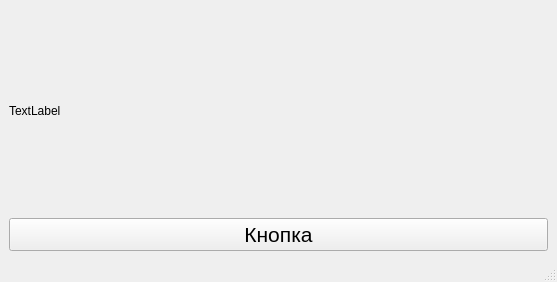
<?xml version="1.0" encoding="UTF-8"?>
<ui version="4.0">
 <class>MainWindow</class>
 <widget class="QMainWindow" name="MainWindow">
  <property name="geometry">
   <rect>
    <x>0</x>
    <y>0</y>
    <width>557</width>
    <height>282</height>
   </rect>
  </property>
  <property name="windowTitle">
   <string>MainWindow</string>
  </property>
  <widget class="QWidget" name="centralwidget">
   <layout class="QVBoxLayout" name="verticalLayout_2">
    <item>
     <layout class="QVBoxLayout" name="verticalLayout">
      <item>
       <widget class="QLabel" name="label">
        <property name="text">
         <string>TextLabel</string>
        </property>
       </widget>
      </item>
      <item>
       <widget class="QPushButton" name="pushButton">
        <property name="font">
         <font>
          <pointsize>16</pointsize>
         </font>
        </property>
        <property name="text">
         <string>Кнопка</string>
        </property>
       </widget>
      </item>
     </layout>
    </item>
   </layout>
  </widget>
  <widget class="QMenuBar" name="menubar">
   <property name="geometry">
    <rect>
     <x>0</x>
     <y>0</y>
     <width>557</width>
     <height>21</height>
    </rect>
   </property>
  </widget>
  <widget class="QStatusBar" name="statusbar"/>
 </widget>
 <resources/>
 <connections/>
</ui>
